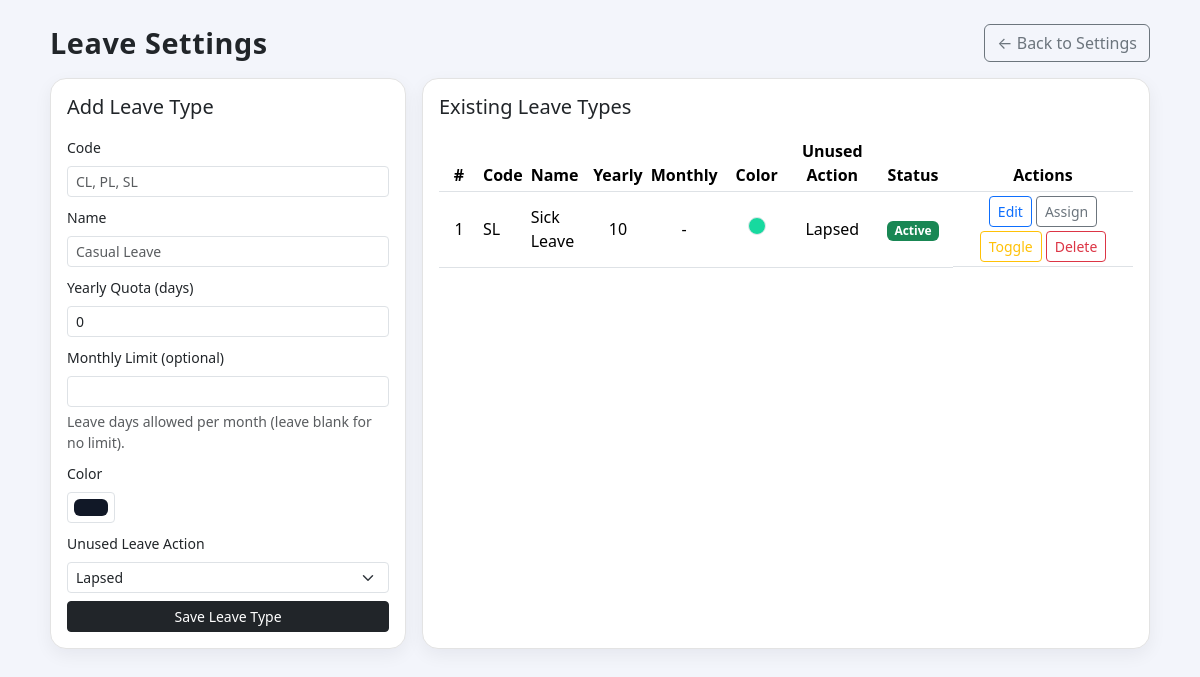
Screenshot of /admin/hr/leave_settings.php with the database file from the repository.
### tables this page shows
CREATE TABLE IF NOT EXISTS `leave_types` (
  `id` int NOT NULL AUTO_INCREMENT,
  `code` varchar(50) NOT NULL,
  `name` varchar(100) NOT NULL,
  `yearly_quota` int NOT NULL DEFAULT '0',
  `monthly_limit` int DEFAULT NULL,
  `color_hex` varchar(20) DEFAULT '#111827',
  `unused_action` varchar(20) NOT NULL DEFAULT 'lapse',
  `applicability` varchar(255) DEFAULT NULL,
  `is_active` tinyint(1) NOT NULL DEFAULT '1',
  `created_at` timestamp NOT NULL DEFAULT CURRENT_TIMESTAMP,
  `updated_at` timestamp NULL DEFAULT NULL,
  PRIMARY KEY (`id`),
  UNIQUE KEY `code` (`code`)
);

### admin/hr/leave_settings.php (the view, shortened to what this page needs)
<?php
include '../config/db.php';
$editRow = null;
$list = $con->query("SELECT * FROM leave_types ORDER BY name ASC");
?>
<!DOCTYPE html>
<html lang="en">
<head>
	<link href="https://cdn.jsdelivr.net/npm/bootstrap@5.3.3/dist/css/bootstrap.min.css" rel="stylesheet">
</head>
<body>
<div class="container py-4 d-flex justify-content-center">
	<div class="page-wrapper w-100">
		<div class="d-flex justify-content-between align-items-center mb-3">
			<h1 class="section-title mb-0">Leave Settings</h1>
			<a href="settings.php" class="btn btn-outline-secondary">← Back to Settings</a>
		</div>
		<div class="row g-3">
			<div class="col-md-4">
				<div class="card settings-card h-100">
					<div class="card-body">
						<h5 class="card-title mb-3"><?php echo $editRow ? 'Edit Leave Type' : 'Add Leave Type'; ?></h5>
						<form method="POST">
							<div class="mb-2">
								<label class="form-label small">Code</label>
								<input type="text" name="code" class="form-control form-control-sm" placeholder="CL, PL, SL" required
											 value="<?php echo htmlspecialchars($editRow['code'] ?? ''); ?>">
							</div>
							<div class="mb-2">
								<label class="form-label small">Name</label>
								<input type="text" name="name" class="form-control form-control-sm" placeholder="Casual Leave" required
											 value="<?php echo htmlspecialchars($editRow['name'] ?? ''); ?>">
							</div>
							<div class="mb-2">
								<label class="form-label small">Yearly Quota (days)</label>
								<input type="number" name="yearly_quota" class="form-control form-control-sm" min="0"
											 value="<?php echo htmlspecialchars($editRow['yearly_quota'] ?? 0); ?>">
							</div>
							<div class="mb-2">
								<label class="form-label small">Monthly Limit (optional)</label>
								<input type="number" name="monthly_limit" class="form-control form-control-sm" min="0"
											 value="<?php echo isset($editRow['monthly_limit']) ? htmlspecialchars($editRow['monthly_limit']) : ''; ?>">
								<div class="form-text small">Leave days allowed per month (leave blank for no limit).</div>
							</div>
							<div class="mb-2">
								<label class="form-label small">Color</label>
								<input type="color" name="color_hex" class="form-control form-control-sm form-control-color"
											 value="<?php echo htmlspecialchars($editRow['color_hex'] ?? '#111827'); ?>">
							</div>
							<div class="mb-2">
								<label class="form-label small">Unused Leave Action</label>
								<select name="unused_action" class="form-select form-select-sm">
									<?php
									$ua = $editRow['unused_action'] ?? 'lapse';
									$options = [
										'carry_forward' => 'Carry Forward',
										'encash'        => 'Encash',
										'lapse'         => 'Lapsed',
									];
									foreach ($options as $val => $label) {
											$sel = ($ua === $val) ? 'selected' : '';
											echo '<option value="'.$val.'" '.$sel.'>'.$label.'</option>';
									}
									?>
								</select>
							</div>
							<button type="submit" class="btn btn-sm btn-dark w-100">
								<?php echo $editRow ? 'Update Leave Type' : 'Save Leave Type'; ?>
							</button>
						</form>
					</div>
				</div>
			</div>
			<div class="col-md-8">
				<div class="card settings-card h-100">
					<div class="card-body">
						<h5 class="card-title mb-3">Existing Leave Types</h5>
						<div class="table-responsive">
							<table class="table table-sm align-middle mb-0">
								<thead>
									<tr>
											<th class="text-center" style="width:40px;">#</th>
											<th class="text-start">Code</th>
											<th class="text-start">Name</th>
											<th class="text-center">Yearly</th>
											<th class="text-center">Monthly</th>
											<th class="text-center" style="width:70px;">Color</th>
											<th class="text-center">Unused Action</th>
											<th class="text-center" style="width:80px;">Status</th>
											<th class="text-center" style="width:180px;">Actions</th>
									</tr>
								</thead>
								<tbody>
								<?php if ($list && $list->num_rows > 0): ?>
									<?php $i = 1; while ($row = $list->fetch_assoc()): ?>
										<tr>
											<td class="text-center"><?php echo $i++; ?></td>
											<td class="text-start"><?php echo htmlspecialchars($row['code']); ?></td>
											<td class="text-start"><?php echo htmlspecialchars($row['name']); ?></td>
											<td class="text-center"><?php echo (int)$row['yearly_quota']; ?></td>
											<td class="text-center"><?php echo $row['monthly_limit'] !== null ? (int)$row['monthly_limit'] : '-'; ?></td>
											<td class="text-center">
												<span class="color-dot" style="background: <?php echo htmlspecialchars($row['color_hex'] ?: '#111827'); ?>;"></span>
											</td>
											<td class="text-center">
												<?php
													$labelMap = [
														'carry_forward' => 'Carry Forward',
														'encash'        => 'Encash',
														'lapse'         => 'Lapsed',
													];
													echo htmlspecialchars($labelMap[$row['unused_action']] ?? 'Lapsed');
												?>
											</td>
											<td class="text-center">
												<?php if ((int)$row['is_active'] === 1): ?>
													<span class="badge bg-success">Active</span>
												<?php else: ?>
													<span class="badge bg-secondary">Inactive</span>
												<?php endif; ?>
											</td>
											<td class="text-center actions-cell">
												<a href="leave_settings.php?edit=<?php echo (int)$row['id']; ?>" class="btn btn-sm btn-outline-primary">Edit</a>
												<a href="leave_assign.php?leave_id=<?php echo (int)$row['id']; ?>" class="btn btn-sm btn-outline-secondary">Assign</a>
												<a href="leave_settings.php?toggle=<?php echo (int)$row['id']; ?>" class="btn btn-sm btn-outline-warning">Toggle</a>
												<a href="leave_settings.php?delete=<?php echo (int)$row['id']; ?>" class="btn btn-sm btn-outline-danger"
													onclick="return confirm('Delete this leave type?');">Delete</a>
											</td>
										</tr>
									<?php endwhile; ?>
								<?php else: ?>
									<tr>
										<td colspan="10" class="text-muted">No leave types defined yet.</td>
									</tr>
								<?php endif; ?>
								</tbody>
							</table>
						</div>
					</div>
				</div>
			</div>
		</div>
	</div>
</div>
</body>
</html>

### admin/hr/leave_settings.php (style rules this page uses)
body { background: #f3f5fb; font-family: system-ui, -apple-system, BlinkMacSystemFont, "Segoe UI", sans-serif; }
.page-wrapper { max-width: 1100px; }
.section-title { font-size: 1.8rem; font-weight: 700; letter-spacing: 0.02em; }
.settings-card { border-radius: 16px; border: 1px solid #e3e3e3; box-shadow: 0 6px 18px rgba(15,23,42,0.06); }
.color-dot { width: 18px; height: 18px; border-radius: 999px; border:1px solid #e5e7eb; display:inline-block; }
.actions-cell { display: flex; flex-wrap: wrap; justify-content: center; gap: 0.25rem; }

### rows the page displays
leave_types: code "SL", name "Sick Leave", yearly_quota "10", unused_action "Lapsed", is_active "Active"

### other values shown
form field unused_action "Lapsed"
